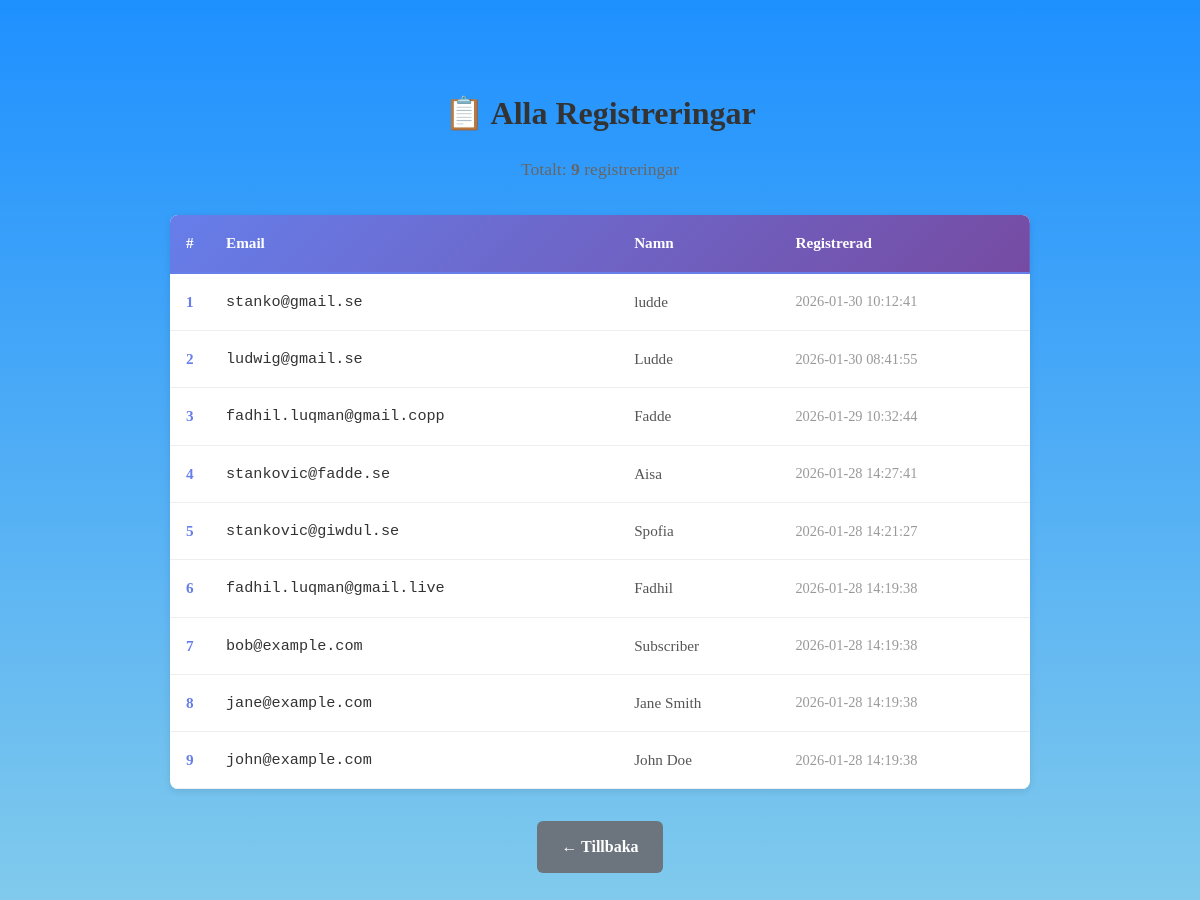
Before: /subscribers with the older database file.
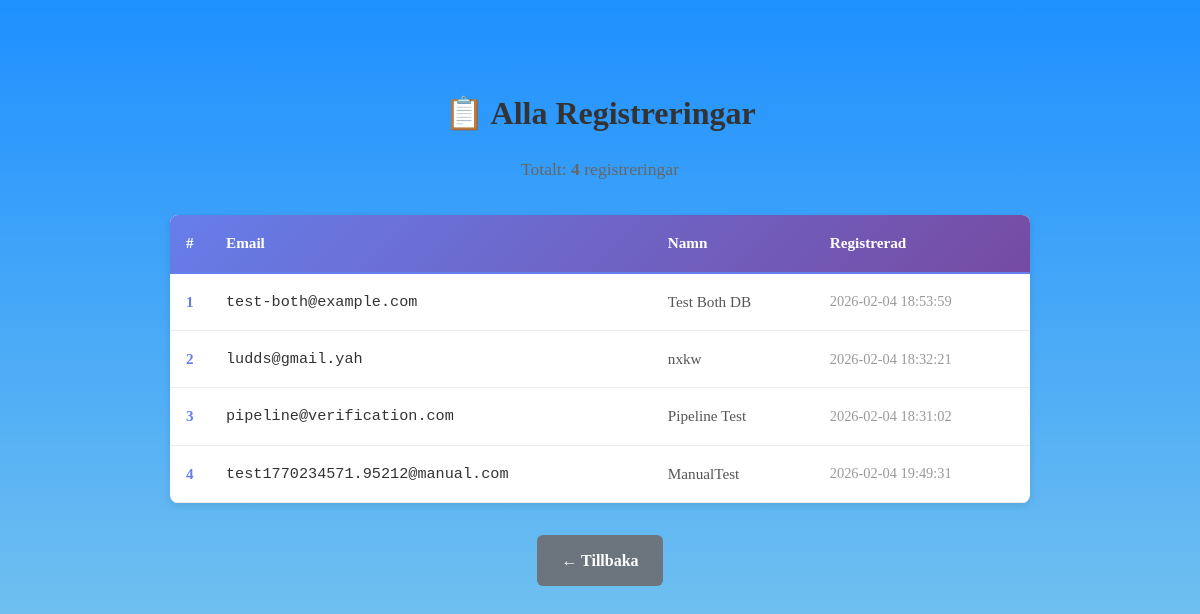
After: the same page with the newer database file.
### application/data/models/subscriber.py (models this page shows, shortened)
class Subscriber(db.Model):
    __tablename__ = "subscribers"
    id = db.Column(db.Integer, primary_key=True)
    email = db.Column(db.String(255), unique=True, nullable=False, index=True)
    name = db.Column(db.String(100), nullable=False, default="Subscriber")
    subscribed_at = db.Column(
        db.DateTime,
        nullable=False,
        default=datetime.utcnow,
    )

### application/presentation/routes/public.py (the view)
@bp.route("/subscribers")
def subscribers():
    all_subscribers = db.session.query(Subscriber).order_by(
        Subscriber.subscribed_at.desc()
    ).all()
    return render_template(
        "subscribers.html",
        subscribers=all_subscribers,
        total_count=len(all_subscribers),
    )

### application/presentation/templates/subscribers.html (shortened to what this page needs)
{% extends "base.html" %}
{% block content %}
<section class="subscribers-section">
    <div class="container">
        <h1>📋 Alla Registreringar</h1>
        <p class="subscriber-count">Totalt: <strong>{{ total_count }}</strong> registreringar</p>
        {% if subscribers %}
            <div class="table-wrapper">
                <table class="subscribers-table">
                    <thead>
                        <tr>
                            <th>#</th>
                            <th>Email</th>
                            <th>Namn</th>
                            <th>Registrerad</th>
                        </tr>
                    </thead>
                    <tbody>
                        {% for subscriber in subscribers %}
                            <tr>
                                <td class="id">{{ loop.index }}</td>
                                <td class="email">{{ subscriber.email }}</td>
                                <td class="name">{{ subscriber.name }}</td>
                                <td class="date">{{ subscriber.subscribed_at.strftime('%Y-%m-%d %H:%M:%S') }}</td>
                            </tr>
                        {% endfor %}
                    </tbody>
                </table>
            </div>
        {% else %}
            <div class="no-subscribers">
                <p>❌ Inga registreringar än. <a href="{{ url_for('public.subscribe') }}">Registrera dig!</a></p>
            </div>
        {% endif %}
        <div class="actions">
            <a href="{{ url_for('public.index') }}" class="btn btn-secondary">← Tillbaka</a>
        </div>
    </div>
</section>
{% endblock %}

### application/presentation/templates/base.html (shortened to what this page needs)
<!DOCTYPE html>
<html lang="sv">
<head>
    <link rel="stylesheet" href="{{ url_for('static', filename='base.css') }}">
    <link rel="stylesheet" href="{{ url_for('static', filename='style.css') }}">
    <link rel="stylesheet" href="{{ url_for('static', filename='hero.css') }}">
    <link rel="stylesheet" href="{{ url_for('static', filename='modal.css') }}">
</head>
<body>
    {% block content %}{% endblock %}
</body>
</html>

### application/presentation/static/base.css (style rules this page uses)
:root { --color-primary: #1e3a8a; --color-primary-light: #3b82f6; }
* { margin: 0; padding: 0; box-sizing: border-box; }
html, body { height: 100%; }
body { font-family: -apple-system, BlinkMacSystemFont, 'Segoe UI', Roboto, 'Helvetica Neue', Arial, sans-serif; line-height: 1.6; color: #333; }
.btn { display: inline-block; padding: 0.75rem 1.5rem; border: none; border-radius: 0.5rem; font-size: 1rem; cursor: pointer; transition: all 0.3s ease; font-weight: 600; }

### application/presentation/static/style.css (style rules this page uses)
body { margin: 0; padding: 0; min-height: 100vh; background: linear-gradient(to bottom, #1e90ff 0%, #87ceeb 100%); font-family: "Times New Roman", Times, serif; overflow-x: hidden; }
.container { max-width: 900px; margin: 0 auto; padding: 40px 20px; position: relative; z-index: 10; }

### application/presentation/templates/subscribers.html (style rules this page uses)
.subscribers-section { padding: 3rem 2rem; min-height: 70vh; }
.container { max-width: 900px; margin: 0 auto; }
.subscribers-section h1 { text-align: center; margin-bottom: 1rem; font-size: 2rem; }
.subscriber-count { text-align: center; margin-bottom: 2rem; font-size: 1.1rem; color: #666; }
.table-wrapper { background: white; border-radius: 8px; box-shadow: 0 2px 8px rgba(0,0,0,0.1); overflow-x: auto; margin-bottom: 2rem; }
.subscribers-table { width: 100%; border-collapse: collapse; font-size: 0.95rem; }
.subscribers-table thead { background: linear-gradient(135deg, #667eea 0%, #764ba2 100%); color: white; }
.subscribers-table th { padding: 1rem; text-align: left; font-weight: 600; border-bottom: 2px solid #667eea; }
.subscribers-table tbody tr { border-bottom: 1px solid #eee; transition: background-color 0.2s; }
.subscribers-table td { padding: 1rem; }
.subscribers-table .id { font-weight: 600; color: #667eea; width: 40px; }
.subscribers-table .email { font-family: monospace; color: #333; word-break: break-all; }
.subscribers-table .name { color: #555; font-weight: 500; }
.subscribers-table .date { color: #999; font-size: 0.9rem; }
.actions { text-align: center; margin-top: 2rem; }
.btn { display: inline-block; padding: 0.8rem 1.5rem; border-radius: 6px; text-decoration: none; font-weight: 600; transition: all 0.3s ease; }
.btn-secondary { background-color: #6c757d; color: white; }

Changed rows visible on the page:
removed Subscriber: email "stanko@gmail.se", name "ludde", subscribed_at "2026-01-30 10:12:41"
removed Subscriber: email "ludwig@gmail.se", name "Ludde", subscribed_at "2026-01-30 08:41:55"
removed Subscriber: email "fadhil.luqman@gmail.copp", name "Fadde", subscribed_at "2026-01-29 10:32:44"
removed Subscriber: email "stankovic@fadde.se", name "Aisa", subscribed_at "2026-01-28 14:27:41"
removed Subscriber: email "stankovic@giwdul.se", name "Spofia", subscribed_at "2026-01-28 14:21:27"
removed Subscriber: email "fadhil.luqman@gmail.live", name "Fadhil", subscribed_at "2026-01-28 14:19:38"
removed Subscriber: email "jane@example.com", name "Jane Smith", subscribed_at "2026-01-28 14:19:38"
removed Subscriber: email "john@example.com", name "John Doe", subscribed_at "2026-01-28 14:19:38"
changed Subscriber: email "bob@example.com" → "test-both@example.com"; name "Subscriber" → "Test Both DB"; subscribed_at "2026-01-28 14:19:38" → "2026-02-04 18:53:59"
added Subscriber: email "ludds@gmail.yah", name "nxkw", subscribed_at "2026-02-04 18:32:21"
added Subscriber: email "pipeline@verification.com", name "Pipeline Test", subscribed_at "2026-02-04 18:31:02"
added Subscriber: email "test1770234571.95212@manual.com", name "ManualTest", subscribed_at "2026-02-04 19:49:31"
Other visible differences:
{{ total_count }}: "9" → "4"
